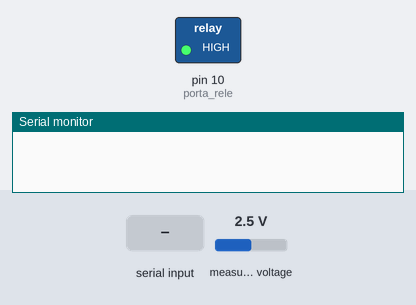
A sketch run on a simulated Arduino Uno, built with avr-gcc and run on an emulated ATmega328P. On the bench: switched loads named in the sketch (green lamp = pin HIGH), the last lines printed to the serial monitor. The inputs (shaded band) are chosen by the test bench; at power-on: measured voltage 2.5 V.

Above: at 0.9 s.
1.0 s: "f90\n" received over Serial
At 2.2 s:
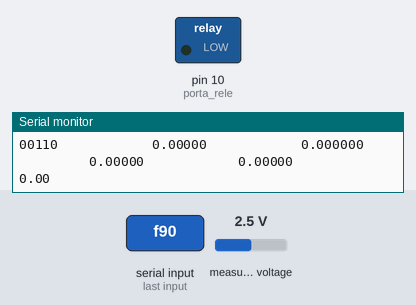
Timing chart, 0 to 4.0 s (numbered marks = the images above; inputs shaded):
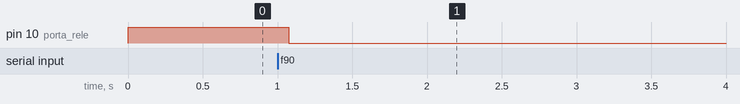

The sketch:

Codigo_Sistema.ino
```cpp
/*
 *         ****************  CONSIDERAÇÕES GERAIS  ****************
 *
 * Para o funcionamento do código, é necessário instalar e importar
 * a biblioteca "Adafruit_ADS1X15.h". Ela tem o propósito de permitir a
 * comunicação entre arduino e o conversor analógico-digital (ADS1115).
 *
 * Um detalhe importante sobre a estrutura do programa é a não utilização
 * da rotina void loop() como mantenedora dos loops do código. Optamos por
 * controlar nós mesmos os loops por meio de funções específicas, como
 * modo_forca() e modo_tempo().
 */

#include <Adafruit_ADS1015.h>
#define valueModoTensao 1
#define OK 1
#define ERRO 0

float intervalo_tempo;
float intervalo_forca;

int16_t sensorValue;
float tensaoADS;
float tensaoReal;
float tensaoAnt = 0.0;
float forca;
float forcaAnt = 0.0;

int cont = 1;
int porta_rele = 10;

unsigned long tempo;
unsigned long tempoAnt = 0;
float fundo_escala;

/*
 * Variáveis utilizadas para auxiliar no recebimento das configurações
 * de funcionamento do programa - dados enviados pela interface gráfica.
 */
char modo = '0';
String intervaloS = "";
String fundoS = "";
float intervalo;

/*
 * Configuração do endereço (Address) do ADS1115 como sendo o GND,
 * indicado por "0x48".
 */
Adafruit_ADS1115 ads(0x48);

void setup() {

  Serial.begin(9600);

  pinMode(porta_rele, OUTPUT);
  digitalWrite(porta_rele, HIGH);

  ads.begin();

  //Receber as configurações de funcionamento do programa
  recebe_dados();
  converte_dados();

  //O programa funcionará conforme o modo acionado - força (f) ou tempo (t)
  if(modo == 'f')
  {
    Serial.println("IMAGEM       TENSAO         FORCA         FORCA_P            TENSAO_P            INTERVALO");

    intervalo_forca = intervalo;
    modo_forca();
  }
  else if(modo == 't')
  {
    Serial.println("IMAGEM       TENSAO         FORCA         FORCA_P            TENSAO_P            INTERVALO");
    intervalo_tempo = intervalo;
    modo_tempo();
  }
}

int verificar_comecar()
{
  char verifica = '0';

  while(verifica == '0') //A interface deve mandar um char qualquer para comecar.
  {
    if(Serial.available()>0)
      verifica = Serial.read();
  }

  Serial.println(verifica);
  return OK;
}

/*
 *  Os dados enviados pela interface gráfica estão organizados em uma estrutura
 *  fixa e muito bem definida: "modo,intervalo,fundo_de_escala", em uma única string.
 *  Para facilitar a coleta desses dados, decidimos analisar char por char enviado
 *  pela interface e, em seguida, armazena-los em strings.
 *  No caso do modo de operacao, havia somente duas opcoes: tempo ou forca, que foram
 *  representadas, respectivamente, por 't' e 'f'. Essa informacao foi armazenada em
 *  um unico char chamado "modo".
 *  O intervalo de operacao e o fundo de escala foram armazenados, respectivamente, nas
 *  strings "intervaloS" e "fundoS".
 */
void recebe_dados()
{
  char caractere = '0';
  int aux_modo = OK;
  int aux_intervalo = ERRO;
  int aux_fundo = ERRO;
  int conta_virgula = 0;

  while(caractere != '\n')
  {
    if(Serial.available())
    {
      caractere = Serial.read();

      if(caractere == ',')
        conta_virgula++;

      if(conta_virgula == 2)
      {
        aux_intervalo = ERRO;
        aux_fundo = OK;
      }

      if(caractere != ',' && aux_modo == OK && aux_intervalo == ERRO && aux_fundo == ERRO)
      {
        modo = caractere;
        aux_modo = ERRO;
        aux_intervalo = OK;
      }

      if(caractere != ',' && aux_modo == ERRO && aux_intervalo == OK && aux_fundo == ERRO && conta_virgula != 0)
      {
        intervaloS.concat(caractere);
      }

      if(caractere != ',' && aux_modo == ERRO && aux_intervalo == ERRO && aux_fundo == OK)
      {
        fundoS.concat(caractere);
      }
    }
  }
}

 /*
 *  A funcao converte_dados() converte o intervalo de operacao e o fundo escala
 * de uma string - intervaloS e fundoS - para um numero flutuante (float).
 */

void converte_dados()
{
  intervalo = intervaloS.toFloat();
  fundo_escala = fundoS.toFloat();
}

/*                  Comtário sobre as funções que vêm a seguir
 * A funções modo_tempo() e modo_forca funcionam de forma análoga,conforme
 * a escolha feita pelo usuário do modo de operação do programa.
 * Essas funções são responsáveis por manter o código funcionando por tempo
 * indeterminado (loop) até que uma condição de parada (int parada) se torne
 * verdadeira, isto é, igual a 1 - isso é modificado pela rotina receber_parada().
 * Enquanto o programa funciona, as rotinas abaixo calculam a força exercida
 * pela prensa no corpo de prova por meio de calculoForca() e, conforme passa o
 * intervalo de tempo ou de força pré determinado, acionam e desligam o relé - tarefa
 * executada por verificarTempo() ou verificarForca().
 */

void modo_tempo()
{
  int parada = 0;

  while(!parada)
  {
    calculoForca();
    verificarTempo();
    parada = receber_parada();
  }
}

void modo_forca()
{
  int parada = 0;

  while(!parada)
  {
    calculoForca();
    verificarForca();
    parada = receber_parada();
  }
}


void calculoForca(){

  sensorValue = ads.readADC_SingleEnded(1);           //Prensa conectada na porta 1
  tensaoADS = sensorValue * (0.1875 /1000);           //Ler o que vem do ADS; 0<=tensaoADS<=5V
  tensaoReal = tensaoADS*2;                           /*A tensão que vem da prensa é duas vezes
                                                      maior que a que chega no arduino*/
  forca = map_f(sensorValue,0,65536,0,fundo_escala);

  if(forca >= fundo_escala)//Caso ocorra algum erro
      Serial.print("0");
}

void verificarForca(){

  calculoForca();

  //OBS: forcaAnt é inicializada com forcaAnt = 0.0
  //Verificamos se o intervalo de força já foi percorrido para podermos acionar o relé novamente
  if((forca - forcaAnt)>= intervalo_forca){

    Serial.print(cont);
    calculoForca();
    Serial.print("            ");
    Serial.print(tensaoReal,5);
    Serial.print("            ");
    Serial.print(forca,5); //FORCA ANTERIOR

    digitalWrite(porta_rele, LOW);//ACIONAMENTO DO RELE

    calculoForca();

    Serial.print("            ");
    Serial.print(forca,5);//FORCA POSTERIOR

    Serial.print("            ");
    Serial.print(tensaoReal,5); //Tensão Real

    Serial.print("            ");
    Serial.println(forca-forcaAnt); //Invervalo

    forcaAnt = forca;

    cont++;
  }else{
    digitalWrite(porta_rele, HIGH); //desliga o rele
  }
}

void verificarTempo(){

  tempo = millis();

  //Verificamos se o intervalo de tempo já foi percorrido para podermos acionar o relé novamente
  if((tempo - tempoAnt) >= intervalo_tempo){

    Serial.print(cont);

    calculoForca();
    Serial.print("            ");
    Serial.print(tensaoReal,4);
    Serial.print("            ");
    Serial.print(forca,4); //FORCA ANTERIOR

    digitalWrite(porta_rele, LOW);//ACIONAMENTO DO RELE
    Serial.print("            ");

    calculoForca();

  //Serial.print("            ");
    Serial.print(forca,4);//FORCA POSTERIOR

    Serial.print("            ");
    Serial.print(tensaoReal,4);

    Serial.print("            ");
    Serial.println(tempo-tempoAnt);

    tempoAnt = tempo;

    cont++;

  }else{
    digitalWrite(porta_rele, HIGH);
  }
}

/*
 * A função receber_parada() retorna 1 quando o usuário, por meio da interface,
 * indica que o programa deve parar.
 */
int receber_parada()
{
  char parada = '1';

  if(Serial.available()>0)
  {
    parada = Serial.read();
  }

  if(parada == '0') //O recebimento do char '0' significa que o programa deve parar
    return 1;

  else
    return 0;
}

/*
 * A função map_f() é uma adapatação da função map(). Sua modificação visa permitir
 * resultados mais precisos no trabalho com números flutuantes, pois a função map()
 * arredondava valores fracionários para inteiros.
 * Mais informações sobre a função map() no link:
 * https://www.arduino.cc/reference/pt/language/functions/math/map/
 */
float map_f(float x, float in_min, float in_max, float out_min, float out_max) {
  return (x - in_min) * (out_max - out_min) / (in_max - in_min) + out_min;
}
void loop(){}
```

Measured:
- after the input at 1.0 s, pin 10 (porta_rele): HIGH → LOW after 0.08 s
